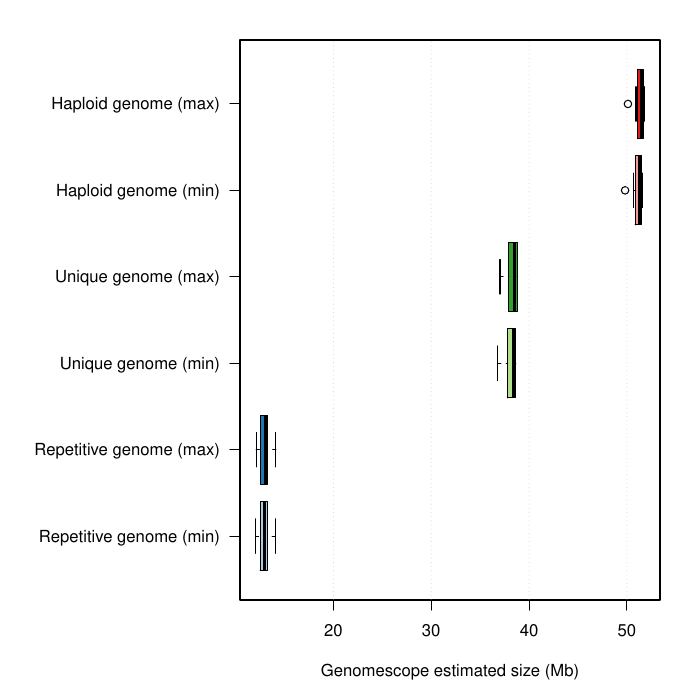

This chart was generated by the following R code:
#!/bin/Rscript

library(vioplot)

genomescope_data <- read.delim('GenomeScope_Jellyfish_2_JustOki.csv',header=T, stringsAsFactors = F)

# The full data set contains multiple sequencing runs
# as well as non-converged models, as well as models with
# aberrant results. 
#
# The subset from 57-63, which is based on the MiSeq
# polishing reads, varies across a few values for K 
# but excludes the worst K values (13 or >41).
genomescope_of_interest <- genomescope_data[c(57:63),]

gs <- as.data.frame(cbind(genomescope_of_interest$genome_repeat_min, genomescope_of_interest$genome_repeat_max, genomescope_of_interest$genome_unique_min, genomescope_of_interest$genome_unique_max, genomescope_of_interest$genome_haploid_min, genomescope_of_interest$genome_haploid_max))

gs <- apply(gs, 2, function(x) x/1000000)

rownames(gs) <- genomescope_of_interest$k
colnames(gs) <- c('Repetitive genome (min)','Repetitive genome (max)', 'Unique genome (min)', 'Unique genome (max)', 'Haploid genome (min)', 'Haploid genome (max)')


pal.3 <- c('#00d87f', '#ce4dd0', '#00b5c8')
pal.6 <- c('#a6cee3','#1f78b4', '#b2df8a', '#33a02c','#fb9a99', '#e31a1c')

# base R boxplot
p1 <- function() {
  par(mar=c(5,12,2,2))
  boxplot(gs, horizontal=TRUE, xlab='Genomescope estimated size (Mb)', col=pal.6, pch=21, bg='white', yaxt='n')
  axis(2, at=1:6, labels=colnames(gs), las=2)
  abline(v=c(20,30,40,50), lty=3, col='#d3d3d3')
}

#same thing but violin plot
p2 <- function() {
  par(mar=c(5,12,2,2))
  vioplot(gs[,1], gs[,2], gs[,3], gs[,4], gs[,5], gs[,6], col=pal.6, horizontal=TRUE, yaxt='n', xlab='Genomescope estimated size (Mb)')
  axis(1, at = c(20, 30, 40, 50), labels=c(20,30,40,50) )
  axis(2, at = c(1:6), labels=colnames(gs), las=2 )
  abline(v=c(20,30,40,50), lty=3, col='#d3d3d3')
}

# The min and max are so close to one another that
# it might make sense to just combine them into 
# a single distribution instead.
gs2 <- t(as.data.frame(rbind(c(gs[,1], gs[,2]), c(gs[,3], gs[,4]), c(gs[,5], (gs[,6])))))
colnames(gs2) <- c('Repetitive genome', 'Unique genome', 'Haploid genome')

p3 <- function() {
  boxplot(gs2, horizontal=TRUE, xlab='Genomescope estimated size (Mb)', col=pal.3, pch=21, bg='white', yaxt='n', main='')
  axis(2, at=1:3, labels=colnames(gs2), las=2)
  abline(v=c(20,30,40,50), lty=3, col='#d3d3d3')
}

p4 <- function() {
  par(mar=c(5,12,2,2))
  vioplot(gs2[,1], gs2[,2], gs2[,3], col=pal.3, horizontal=TRUE, yaxt='n', xlab='Genomescope estimated size (Mb)')
  axis(1, at = c(20, 30, 40, 50), labels=c(20,30,40,50) )
  axis(2, at = c(1:3), labels=colnames(gs2), las=2 )
  abline(v=c(20,30,40,50), lty=3, col='#d3d3d3')
}


pdf('jellyfish_2.pdf')
p1()
p2()
p3()
p4()
dev.off()